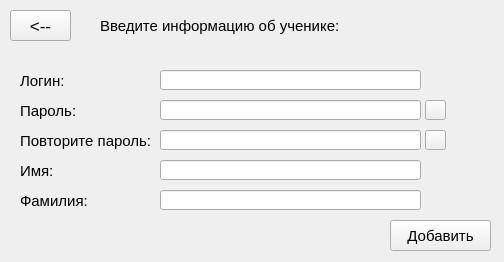
<?xml version="1.0" encoding="UTF-8"?>
<ui version="4.0">
 <class>Form</class>
 <widget class="QWidget" name="Form">
  <property name="geometry">
   <rect>
    <x>0</x>
    <y>0</y>
    <width>504</width>
    <height>262</height>
   </rect>
  </property>
  <property name="sizePolicy">
   <sizepolicy hsizetype="Fixed" vsizetype="Fixed">
    <horstretch>0</horstretch>
    <verstretch>0</verstretch>
   </sizepolicy>
  </property>
  <property name="windowTitle">
   <string>Form</string>
  </property>
  <widget class="QLabel" name="label">
   <property name="geometry">
    <rect>
     <x>100</x>
     <y>10</y>
     <width>241</width>
     <height>31</height>
    </rect>
   </property>
   <property name="font">
    <font>
     <pointsize>11</pointsize>
    </font>
   </property>
   <property name="text">
    <string>Введите информацию об ученике:</string>
   </property>
  </widget>
  <widget class="QPushButton" name="return_btn">
   <property name="geometry">
    <rect>
     <x>10</x>
     <y>10</y>
     <width>61</width>
     <height>31</height>
    </rect>
   </property>
   <property name="font">
    <font>
     <pointsize>13</pointsize>
    </font>
   </property>
   <property name="text">
    <string>&lt;--</string>
   </property>
  </widget>
  <widget class="QLabel" name="label_2">
   <property name="geometry">
    <rect>
     <x>20</x>
     <y>70</y>
     <width>81</width>
     <height>21</height>
    </rect>
   </property>
   <property name="font">
    <font>
     <pointsize>11</pointsize>
    </font>
   </property>
   <property name="text">
    <string>Логин:</string>
   </property>
  </widget>
  <widget class="QLabel" name="label_3">
   <property name="geometry">
    <rect>
     <x>20</x>
     <y>100</y>
     <width>81</width>
     <height>21</height>
    </rect>
   </property>
   <property name="font">
    <font>
     <pointsize>11</pointsize>
    </font>
   </property>
   <property name="text">
    <string>Пароль:</string>
   </property>
  </widget>
  <widget class="QLabel" name="label_4">
   <property name="geometry">
    <rect>
     <x>20</x>
     <y>160</y>
     <width>81</width>
     <height>21</height>
    </rect>
   </property>
   <property name="font">
    <font>
     <pointsize>11</pointsize>
    </font>
   </property>
   <property name="text">
    <string>Имя:</string>
   </property>
  </widget>
  <widget class="QLabel" name="label_5">
   <property name="geometry">
    <rect>
     <x>20</x>
     <y>190</y>
     <width>81</width>
     <height>21</height>
    </rect>
   </property>
   <property name="font">
    <font>
     <pointsize>11</pointsize>
    </font>
   </property>
   <property name="text">
    <string>Фамилия:</string>
   </property>
  </widget>
  <widget class="QPushButton" name="action_btn">
   <property name="geometry">
    <rect>
     <x>390</x>
     <y>220</y>
     <width>101</width>
     <height>31</height>
    </rect>
   </property>
   <property name="font">
    <font>
     <pointsize>11</pointsize>
    </font>
   </property>
   <property name="text">
    <string>Добавить</string>
   </property>
  </widget>
  <widget class="QLabel" name="status_label">
   <property name="geometry">
    <rect>
     <x>20</x>
     <y>220</y>
     <width>351</width>
     <height>29</height>
    </rect>
   </property>
   <property name="font">
    <font>
     <pointsize>9</pointsize>
    </font>
   </property>
   <property name="text">
    <string/>
   </property>
   <property name="alignment">
    <set>Qt::AlignCenter</set>
   </property>
   <property name="wordWrap">
    <bool>true</bool>
   </property>
  </widget>
  <widget class="QLineEdit" name="surname_val">
   <property name="geometry">
    <rect>
     <x>160</x>
     <y>190</y>
     <width>261</width>
     <height>20</height>
    </rect>
   </property>
  </widget>
  <widget class="QLineEdit" name="name_val">
   <property name="geometry">
    <rect>
     <x>160</x>
     <y>160</y>
     <width>261</width>
     <height>20</height>
    </rect>
   </property>
  </widget>
  <widget class="QLineEdit" name="pass_val">
   <property name="geometry">
    <rect>
     <x>160</x>
     <y>100</y>
     <width>261</width>
     <height>20</height>
    </rect>
   </property>
  </widget>
  <widget class="QLineEdit" name="login_val">
   <property name="geometry">
    <rect>
     <x>160</x>
     <y>70</y>
     <width>261</width>
     <height>20</height>
    </rect>
   </property>
  </widget>
  <widget class="QPushButton" name="show_pass">
   <property name="geometry">
    <rect>
     <x>425</x>
     <y>100</y>
     <width>21</width>
     <height>20</height>
    </rect>
   </property>
   <property name="text">
    <string/>
   </property>
  </widget>
  <widget class="QLabel" name="label_6">
   <property name="geometry">
    <rect>
     <x>20</x>
     <y>130</y>
     <width>141</width>
     <height>21</height>
    </rect>
   </property>
   <property name="font">
    <font>
     <pointsize>11</pointsize>
    </font>
   </property>
   <property name="text">
    <string>Повторите пароль:</string>
   </property>
  </widget>
  <widget class="QLineEdit" name="repeat_pass">
   <property name="geometry">
    <rect>
     <x>160</x>
     <y>130</y>
     <width>261</width>
     <height>20</height>
    </rect>
   </property>
  </widget>
  <widget class="QPushButton" name="show_repeated_pass">
   <property name="geometry">
    <rect>
     <x>425</x>
     <y>130</y>
     <width>21</width>
     <height>20</height>
    </rect>
   </property>
   <property name="text">
    <string/>
   </property>
  </widget>
 </widget>
 <resources/>
 <connections/>
</ui>
